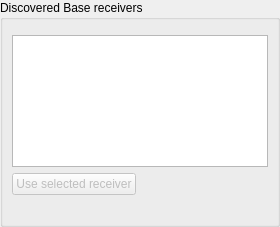
        <widget class="QGroupBox" name="candidate_group">
          <property name="minimumSize">
            <size>
              <width>0</width>
              <height>0</height>
            </size>
          </property>
          <property name="maximumSize">
            <size>
              <width>16777215</width>
              <height>16777215</height>
            </size>
          </property>
          <property name="title">
            <string>Discovered Base receivers</string>
          </property>
          <layout class="QVBoxLayout" name="layout29" stretch="0,0,0,0">
            <property name="leftMargin">
              <number>9</number>
            </property>
            <property name="topMargin">
              <number>9</number>
            </property>
            <property name="rightMargin">
              <number>9</number>
            </property>
            <property name="bottomMargin">
              <number>9</number>
            </property>
            <property name="spacing">
              <number>6</number>
            </property>
            <item>
              <widget class="QWidget" name="discovery_status">
                <property name="engineeringLabel" stdset="0">
                  <string>Discovery</string>
                </property>
                <layout class="QVBoxLayout" name="discovery_status_layout">
                  <property name="leftMargin">
                    <number>0</number>
                  </property>
                  <property name="topMargin">
                    <number>0</number>
                  </property>
                  <property name="rightMargin">
                    <number>0</number>
                  </property>
                  <property name="bottomMargin">
                    <number>0</number>
                  </property>
                </layout>
              </widget>
            </item>
            <item>
              <widget class="QTableView" name="candidate_table">
                <property name="minimumSize">
                  <size>
                    <width>0</width>
                    <height>0</height>
                  </size>
                </property>
                <property name="maximumSize">
                  <size>
                    <width>16777215</width>
                    <height>132</height>
                  </size>
                </property>
                <property name="editTriggers">
                  <set>QAbstractItemView::NoEditTriggers</set>
                </property>
                <property name="selectionBehavior">
                  <enum>QAbstractItemView::SelectRows</enum>
                </property>
                <property name="selectionMode">
                  <enum>QAbstractItemView::SingleSelection</enum>
                </property>
                <attribute name="verticalHeaderVisible">
                  <bool>false</bool>
                </attribute>
                <attribute name="horizontalHeaderStretchLastSection">
                  <bool>true</bool>
                </attribute>
              </widget>
            </item>
            <item>
              <layout class="QHBoxLayout" name="layout32" stretch="0,1">
                <property name="leftMargin">
                  <number>0</number>
                </property>
                <property name="topMargin">
                  <number>0</number>
                </property>
                <property name="rightMargin">
                  <number>0</number>
                </property>
                <property name="bottomMargin">
                  <number>0</number>
                </property>
                <property name="spacing">
                  <number>6</number>
                </property>
                <item>
                  <widget class="QPushButton" name="apply_candidate_button">
                    <property name="minimumSize">
                      <size>
                        <width>0</width>
                        <height>0</height>
                      </size>
                    </property>
                    <property name="maximumSize">
                      <size>
                        <width>16777215</width>
                        <height>16777215</height>
                      </size>
                    </property>
                    <property name="enabled">
                      <bool>false</bool>
                    </property>
                    <property name="text">
                      <string>Use selected receiver</string>
                    </property>
                  </widget>
                </item>
                <item>
                  <spacer name="spacer34">
                    <property name="orientation">
                      <enum>Qt::Horizontal</enum>
                    </property>
                    <property name="sizeHint">
                      <size>
                        <width>0</width>
                        <height>0</height>
                      </size>
                    </property>
                  </spacer>
                </item>
              </layout>
            </item>
            <item>
              <widget class="QLabel" name="candidate_feedback">
                <property name="minimumSize">
                  <size>
                    <width>0</width>
                    <height>0</height>
                  </size>
                </property>
                <property name="maximumSize">
                  <size>
                    <width>16777215</width>
                    <height>16777215</height>
                  </size>
                </property>
                <property name="text">
                  <string />
                </property>
                <property name="wordWrap">
                  <bool>true</bool>
                </property>
                <property name="alignment">
                  <set>Qt::AlignLeft|Qt::AlignVCenter</set>
                </property>
                <property name="textInteractionFlags">
                  <set>Qt::LinksAccessibleByMouse</set>
                </property>
                <property name="legacyObjectName" stdset="0">
                  <string>statusStrip</string>
                </property>
              </widget>
            </item>
          </layout>
        </widget>
